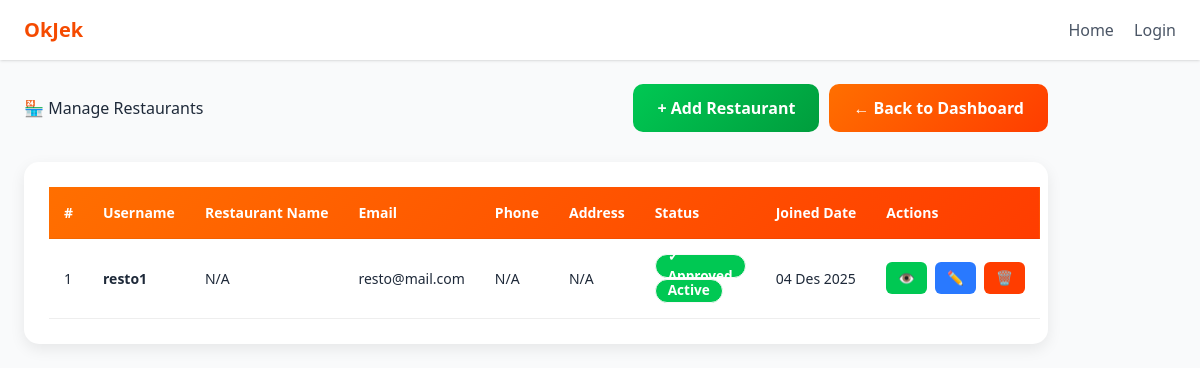
/restaurants/ (signed in), run on the app's committed database.
### accounts/models.py (models this page shows, shortened)
class User(AbstractUser):
    ROLE_CHOICES = (
        ('admin', 'Administrator'),
        ('restaurant', 'Restaurant'),
        ('driver', 'Driver'),
        ('customer', 'Customer'),
    )
    role = models.CharField(max_length=20, choices=ROLE_CHOICES, default='customer')
    is_approved = models.BooleanField(default=False)

### accounts/views.py (the view)
# urls.py: path("restaurants/", views.manage_restaurants, name="restaurants"),
@admin_required
def manage_restaurants(request):
    restos = User.objects.filter(role="restaurant")
    return render(request, "adminpanel/restaurants.html", {"restaurants": restos})

### accounts/views.py (called while the page is built)
def admin_required(view_func):
    return user_passes_test(lambda u: u.is_authenticated and u.role == "admin")(view_func)

### templates/adminpanel/restaurants.html (shortened to what this page needs)
{% extends "base.html" %}
{% load static %}
{% block content %}
<div class="container mt-5">
    <div class="page-header">
        <h1 class="fw-bold">🏪 Manage Restaurants</h1>
        <div class="header-actions">
            <button onclick="openAddModal()" class="btn-success">+ Add Restaurant</button>
            <a href="{% url 'accounts:admin_dashboard' %}" class="btn-primary">← Back to Dashboard</a>
        </div>
    </div>
    <div class="table-container">
        {% if restaurants %}
        <table class="table">
            <thead>
                <tr>
                    <th>#</th>
                    <th>Username</th>
                    <th>Restaurant Name</th>
                    <th>Email</th>
                    <th>Phone</th>
                    <th>Address</th>
                    <th>Status</th>
                    <th>Joined Date</th>
                    <th>Actions</th>
                </tr>
            </thead>
            <tbody>
                {% for restaurant in restaurants %}
                <tr>
                    <td>{{ forloop.counter }}</td>
                    <td><strong>{{ restaurant.username }}</strong></td>
                    <td>
                        {% if restaurant.restaurantprofile %}
                        {{ restaurant.restaurantprofile.restaurant_name|default:"N/A" }}
                        {% else %}
                        N/A
                        {% endif %}
                    </td>
                    <td>{{ restaurant.email }}</td>
                    <td>
                        {% if restaurant.restaurantprofile %}
                        {{ restaurant.restaurantprofile.phone|default:"N/A" }}
                        {% else %}
                        N/A
                        {% endif %}
                    </td>
                    <td>
                        {% if restaurant.restaurantprofile %}
                        {{ restaurant.restaurantprofile.address|truncatewords:5|default:"N/A" }}
                        {% else %}
                        N/A
                        {% endif %}
                    </td>
                    <td>
                        {% if restaurant.is_approved %}
                        <span class="badge badge-success">✓ Approved</span>
                        {% else %}
                        <span class="badge badge-warning">⏳ Pending</span>
                        <form method="POST" action="{% url 'accounts:approve_user' restaurant.id %}" style="display: inline; margin-left: 5px;">
                            {% csrf_token %}
                            <button type="submit" class="btn-approve">Approve</button>
                        </form>
                        {% endif %}
                        {% if restaurant.is_active %}
                        <span class="badge badge-success">Active</span>
                        {% else %}
                        <span class="badge badge-danger">Inactive</span>
                        {% endif %}
                    </td>
                    <td>{{ restaurant.date_joined|date:"d M Y" }}</td>
                    <td>
                        <div class="action-buttons">
                            <button onclick="viewRestaurant({{ restaurant.id }})" class="btn-sm btn-view" title="View Details">👁️</button>
                            <button onclick="editRestaurant({{ restaurant.id }})" class="btn-sm btn-edit" title="Edit">✏️</button>
                            <form method="POST" action="{% url 'accounts:delete_restaurant' restaurant.id %}" style="display: inline;" onsubmit="return confirm('Are you sure you want to delete this restaurant?');">
                                <button type="submit" class="btn-sm btn-delete" title="Delete">🗑️</button>
                            </form>
                        </div>
                    </td>
                </tr>
                {% endfor %}
            </tbody>
        </table>
        {% else %}
        <div class="empty-state">
            <h3>🏪 No Restaurants Yet</h3>
            <p>There are no registered restaurants in the system.</p>
            <button onclick="openAddModal()" class="btn-success" style="margin-top: 20px;">+ Add First Restaurant</button>
        </div>
        {% endif %}
    </div>
</div>
{% endblock %}

### templates/adminpanel/restaurants.html (style rules this page uses)
.page-header { display: flex; justify-content: space-between; align-items: center; margin-bottom: 30px; }
.btn-primary { background: linear-gradient(135deg, #ff6f00, #ff3d00); color: white; padding: 12px 24px; border-radius: 10px; text-decoration: none; border: none; font-weight: 600; transition: 0.2s ease; cursor: pointer; display: inline-block; }
.btn-success { background: linear-gradient(135deg, #00c853, #009d3d); color: white; padding: 12px 24px; border-radius: 10px; text-decoration: none; border: none; font-weight: 600; transition: 0.2s ease; cursor: pointer; display: inline-block; }
.header-actions { display: flex; gap: 10px; }
.table-container { background: white; border-radius: 15px; padding: 25px; box-shadow: 0 5px 15px rgba(0,0,0,0.08); }
.table { width: 100%; border-collapse: collapse; }
.table thead { background: linear-gradient(135deg, #ff6f00, #ff3d00); color: white; }
.table th { padding: 15px; text-align: left; font-weight: 600; }
.table td { padding: 15px; border-bottom: 1px solid #eee; }
.badge { padding: 6px 12px; border-radius: 20px; font-size: 0.85rem; font-weight: 600; }
.badge-success { background-color: #00c853; color: white; }
.action-buttons { display: flex; gap: 8px; }
.btn-sm { padding: 6px 12px; border-radius: 6px; border: none; cursor: pointer; font-size: 0.85rem; text-decoration: none; transition: 0.2s ease; }
.btn-edit { background-color: #2979ff; color: white; }
.btn-delete { background-color: #ff3d00; color: white; }
.btn-view { background-color: #00c853; color: white; }

### data on the page
User: username "resto1", email "resto@mail.com", is_approved True (drawn), is_active True (drawn), date_joined "04 Des 2025"
